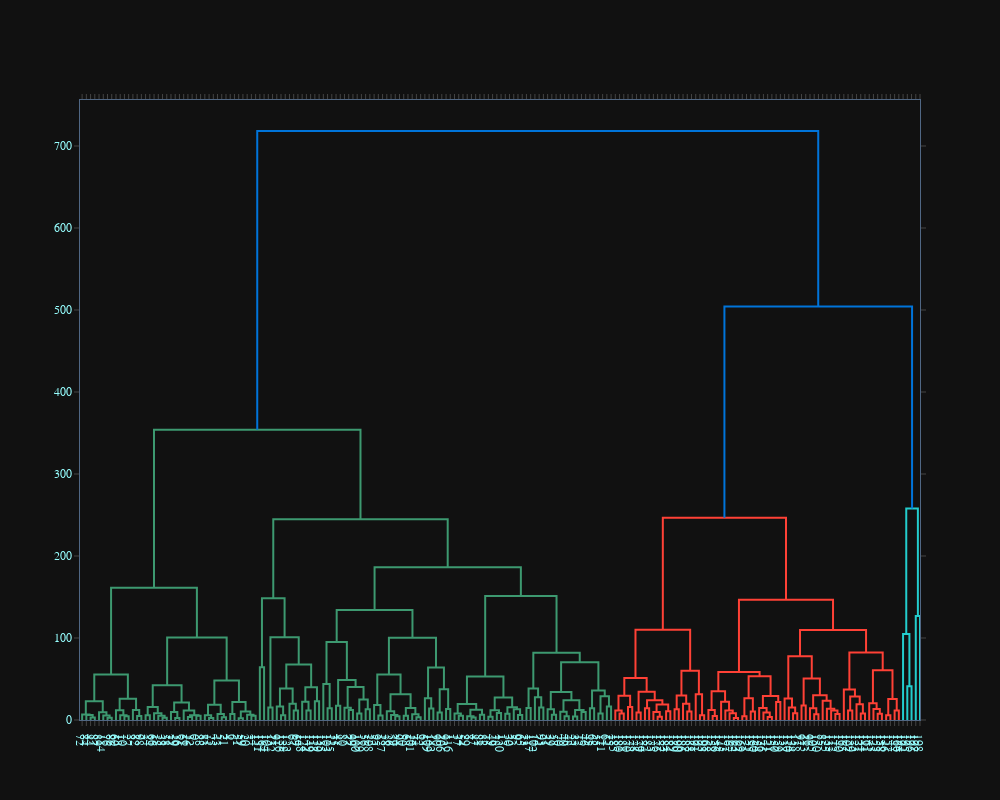

Notebook cell for this chart:
### Markdown cell above
## Hierarchical Clustering

Hierarchical clustering, also referred to as hierarchical cluster analysis, is an algorithm used to group similar objects into clusters. The outcome is a collection of distinct clusters, with objects within each cluster sharing broad similarities.

I generate visualizations of the X_hierarchical using the Plotly library, including the creation of dendrograms. Dendrograms are utilized in Hierarchical Clustering as they effectively illustrate the hierarchical relationship between the respective clusters.

### Code cell
X_hierarchical = df.iloc[:,:]  #you may go with "df.iloc[:,1:]"" if you would not like to delete the variable "Gender"

import plotly.figure_factory as ff
from scipy.cluster.hierarchy import linkage

merg = linkage(X_hierarchical, method="ward")

fig = ff.create_dendrogram(merg)
fig.update_layout(width=1000, height=800)
fig.update_layout(template = "plotly_dark", font = dict(family = "PT Sans", size = 12, color = "#97FFFF"))
fig.show()
